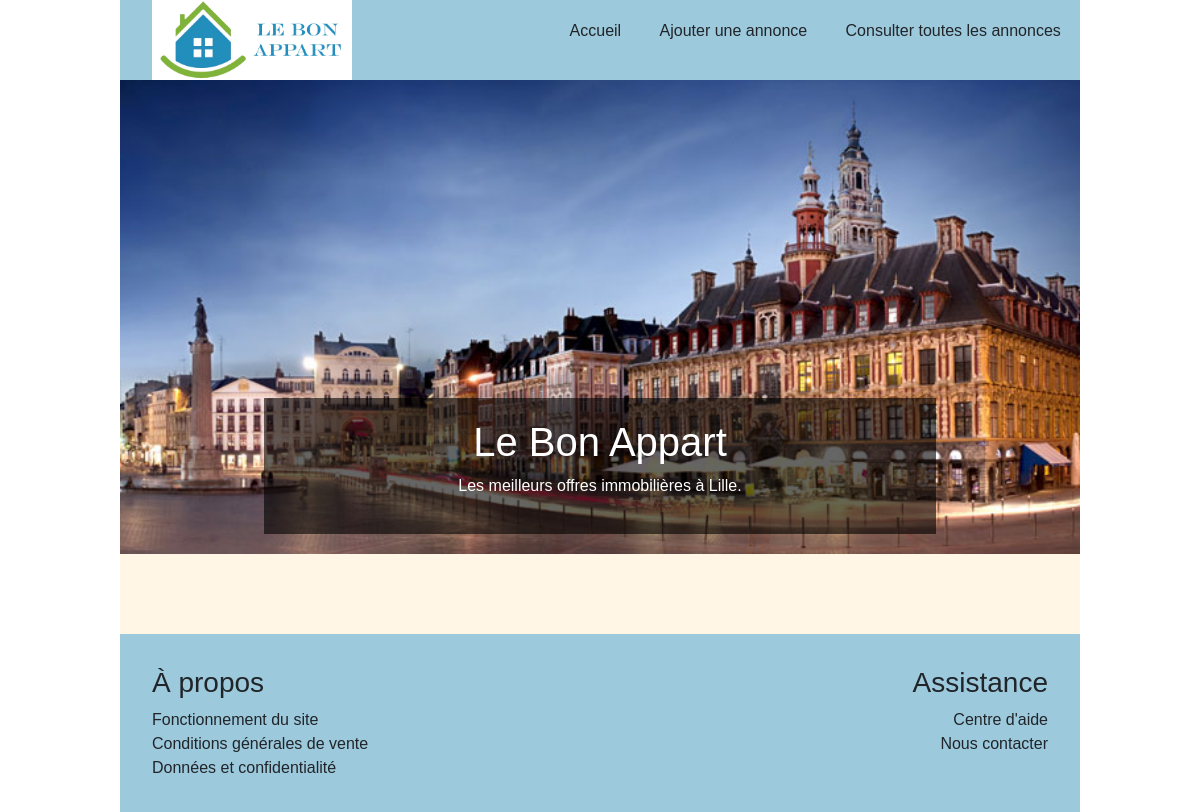
Before: / with the older database file.
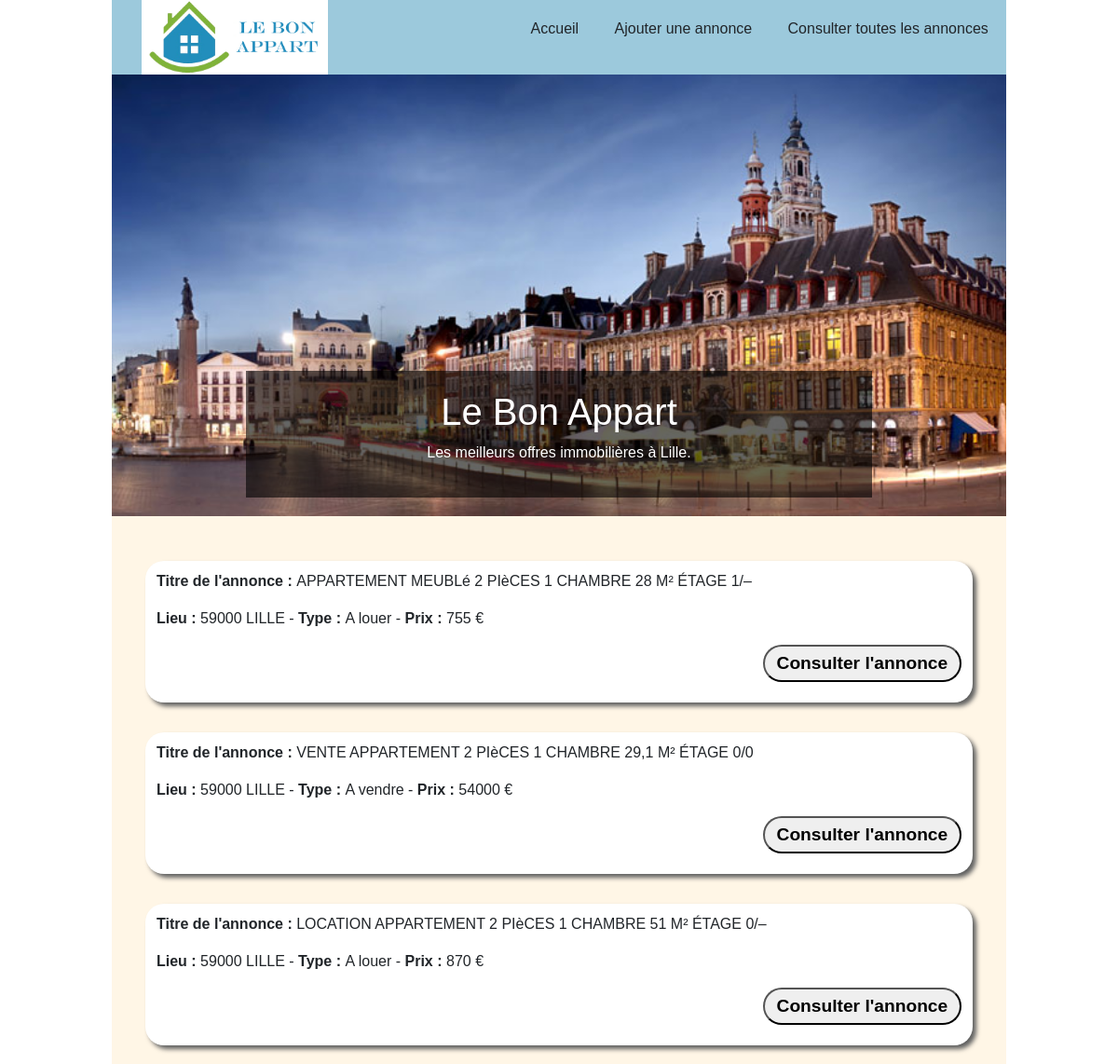
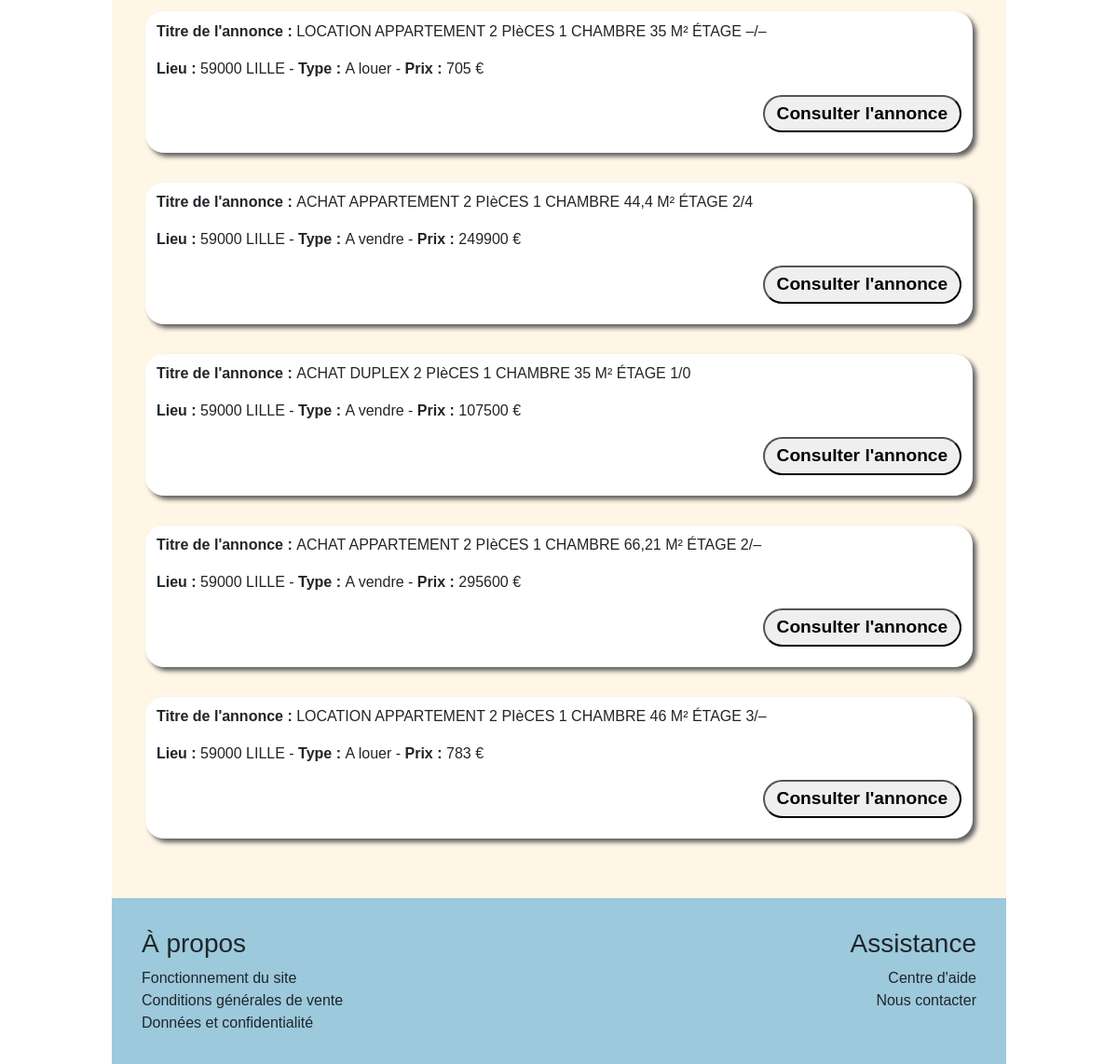
After: the same page with the newer database file (2 pictures, top to bottom).
### tables this page shows
CREATE TABLE `adverts` (
  `id` bigint(20) UNSIGNED NOT NULL,
  `title` varchar(255) NOT NULL,
  `description` text NOT NULL,
  `zipcode` int(11) NOT NULL,
  `city` varchar(255) NOT NULL,
  `type` varchar(255) NOT NULL,
  `price` decimal(10,0) NOT NULL,
  `reservation_message` text
);

### includes/adverts_functions.php (called while the page is built, shortened)
<?php
function getAdverts() {
    $bdd = connexion();
    $query = $bdd->query("SELECT * FROM adverts ORDER BY id");
    $response = $query->fetchAll();
    return $response;
}

### includes/all_adverts_include.php (called while the page is built, shortened)
<?php
include_once "adverts_functions.php";
$adverts = getAdverts();

### index.php (the view, shortened to what this page needs)
<?php
include_once "includes/all_adverts_include.php";
?>
<!DOCTYPE html>
<html lang="fr">
<head>
    <link href="https://cdn.jsdelivr.net/npm/bootstrap@5.1.3/dist/css/bootstrap.min.css" rel="stylesheet">
    <link rel="stylesheet" href="css/style.css">
</head>
<body>
    <?php include_once "includes/header.php"; ?>
    <div id="carouselExampleSlidesOnly" class="carousel slide" data-bs-ride="carousel">
        <div class="carousel-inner">
            <div class="carousel-item active">
                <img src="images/image1.jpeg" class="d-block w-100" alt="...">
            </div>
            <div class="carousel-caption d-none d-md-block">
        <h1>Le Bon Appart</h1>
        <p>Les meilleurs offres immobilières à Lille.</p>
      </div>
    </div>
        </div>
    <section>
        <div class="row">
            <?php foreach($adverts as $advert) { ?>
                <article>
                        <p><strong>Titre de l'annonce : </strong><?php echo strtoupper($advert['title']) ?></p>
                        <p><strong>Lieu : </strong><?php echo $advert['zipcode'] . " " . $advert['city'] . " - "  ?>
                            <strong>Type : </strong><?php echo $advert['type'] . " - "  ?>
                            <strong>Prix : </strong><?php echo $advert['price'] ?> €</p>
                 <aside>
                    <a href="advert.php?id=<?php echo $advert['id']; ?>" class="btn-submit">
                    <input type="submit" value="Consulter l'annonce"></a>
                </aside>
                </article>
            <?php } ?>
        </div>
    </section>
    <?php include_once "includes/footer.php"; ?>
</body>
</html>

### includes/header.php
<header>
    <a href="./">
        <img src="images/logo.jpg" alt="logo">
    </a>
    <nav>
        <ul>
            <li><a href="./index.php">Accueil</a></li>
            <li><a href="./add_advert.php">Ajouter une annonce</a></li>
            <li><a href="./all_adverts.php">Consulter toutes les annonces</a></li>
        </ul>
    </nav>
</header>

### includes/footer.php
<footer>
    <div>
        <h3>À propos</h3>
        <ul>
            <li><a href="#">Fonctionnement du site</a></li>
            <li><a href="#">Conditions générales de vente</a></li>
            <li><a href="#">Données et confidentialité</a></li>
        </ul>
    </div>
    <div id="assistance">
        <h3>Assistance</h3>
        <ul>
            <li><a href="#">Centre d'aide</a></li>
            <li><a href="#">Nous contacter</a></li>
        </ul>
    </div>
</footer>

### css/style.css (style rules this page uses)
body { font-family: 'Raleway', sans-serif; margin: auto; width: 80vw; }
a { text-decoration: none; color: inherit; }
ul { display: flex; list-style: none; padding: 0; margin: 0; }
header { display: flex; justify-content: space-between; width: 100%; margin: auto; background-color: #9cc9dc; }
header img { margin-left: 2rem; width: 200px; height: auto; }
.carousel-caption { background: rgba(0, 0, 0, 0.6); }
header nav { display: flex; }
header ul { text-align: center; margin: 1.2rem 0; width: 100%; }
header li { padding: 0 1.2rem; }
header nav a { text-align: center; border-bottom: 3px transparent solid; padding: 1rem 0; font-weight: 500; transition-duration: 0.1s; }
article { background-color: #ffffff; padding: 1%; }
section, p#message { background-color: #fff6e6; }
section { width: 100%; margin: auto; padding: 2rem; box-sizing: border-box; }
label, input, textarea, select { font-size: 1.2rem; font-weight: 600; margin-bottom: 0.8rem; border-radius: 0.5rem; padding: 0.25rem; box-sizing: border-box; }
input, textarea { width: 70%; }
input[type=submit] { border-radius: 10rem; width: auto; padding-left: 0.8rem; padding-right: 0.8rem; }
.btn-submit { text-align: right; }
.row { display: flex; justify-content: flex-start; flex-wrap: wrap; margin-bottom: 1rem; }
.row article { width: calc(100% - 2rem); border-radius: 20px; box-shadow: 4px 4px 5px rgb(96, 96, 96); overflow: hidden; margin: 1rem; }
aside { display: flex; justify-content: end; }
footer { display: flex; justify-content: space-between; background-color: #9cc9dc; width: 100%; padding: 2rem; box-sizing: border-box; }
footer>div, footer ul { display: flex; flex-direction: column; }
#assistance * { text-align: right; }

Changed rows visible on the page:
added adverts: title "APPARTEMENT MEUBLé 2 PIèCES 1 CHAMBRE 28 M² ÉTAGE 1/–", zipcode "59000", city "LILLE", type "A louer", price "755"
added adverts: title "VENTE APPARTEMENT 2 PIèCES 1 CHAMBRE 29,1 M² ÉTAGE 0/0", zipcode "59000", city "LILLE", type "A vendre", price "54000"
added adverts: title "LOCATION APPARTEMENT 2 PIèCES 1 CHAMBRE 51 M² ÉTAGE 0/–", zipcode "59000", city "LILLE", type "A louer", price "870"
added adverts: title "LOCATION APPARTEMENT 2 PIèCES 1 CHAMBRE 35 M² ÉTAGE –/–", zipcode "59000", city "LILLE", type "A louer", price "705"
added adverts: title "ACHAT APPARTEMENT 2 PIèCES 1 CHAMBRE 44,4 M² ÉTAGE 2/4", zipcode "59000", city "LILLE", type "A vendre", price "249900"
added adverts: title "ACHAT DUPLEX 2 PIèCES 1 CHAMBRE 35 M² ÉTAGE 1/0", zipcode "59000", city "LILLE", type "A vendre", price "107500"
added adverts: title "ACHAT APPARTEMENT 2 PIèCES 1 CHAMBRE 66,21 M² ÉTAGE 2/–", zipcode "59000", city "LILLE", type "A vendre", price "295600"
added adverts: title "LOCATION APPARTEMENT 2 PIèCES 1 CHAMBRE 46 M² ÉTAGE 3/–", zipcode "59000", city "LILLE", type "A louer", price "783"
